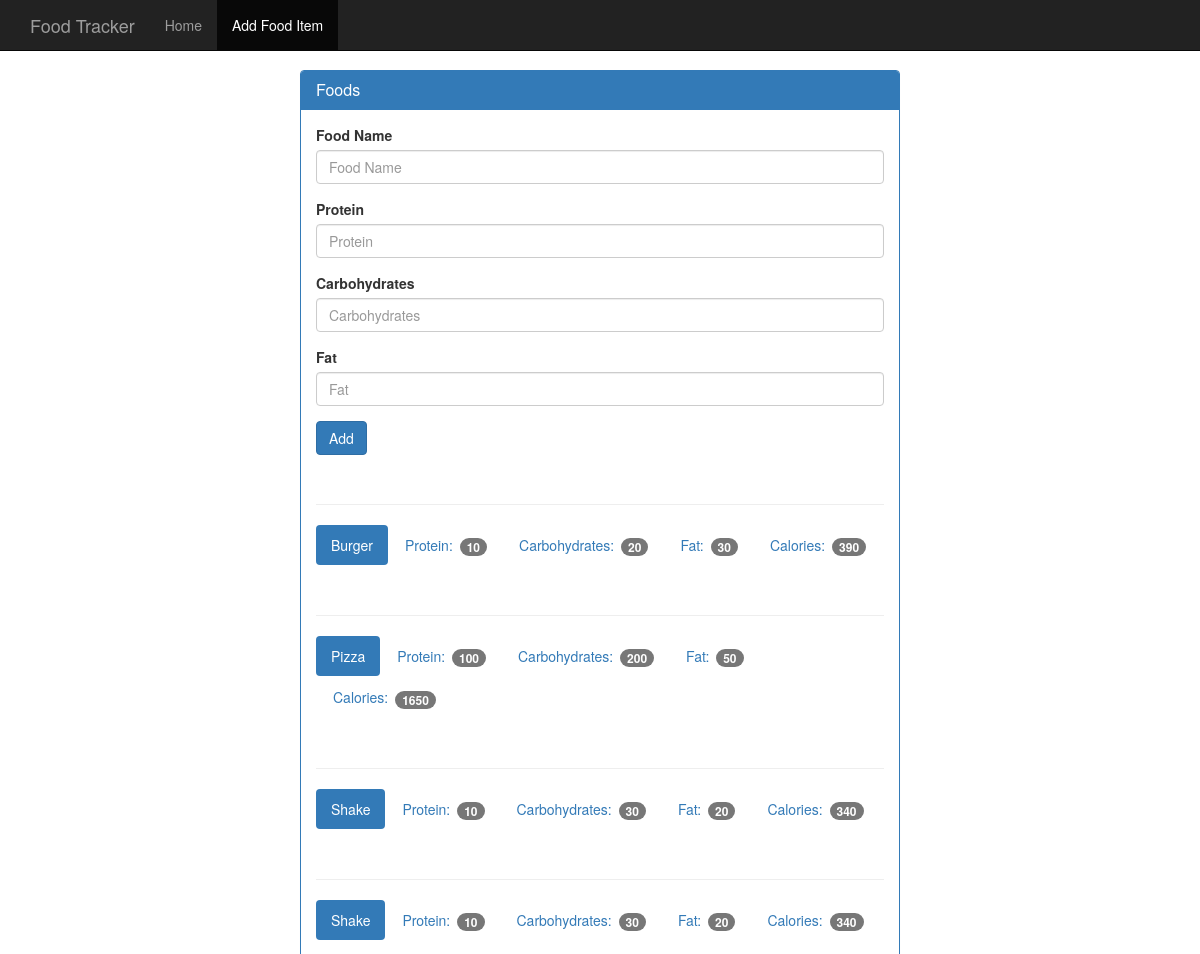
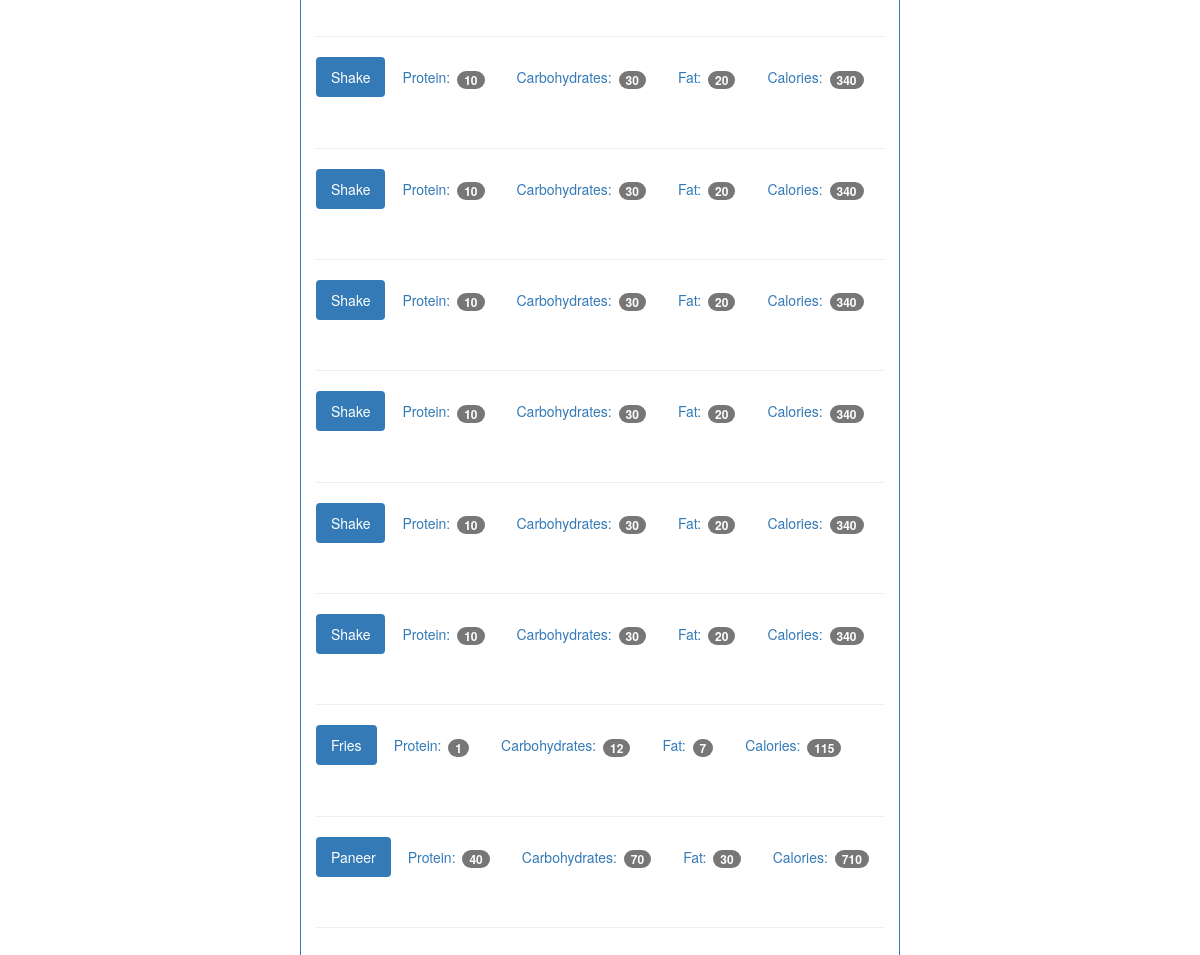
The app's page /food with its own data (2 pictures, top to bottom).
### tables this page shows
CREATE TABLE food (
    id integer primary key autoincrement,
    name text not null,
    protein integer not null,
    carbohydrates integer not null,
    fat integer not null,
    calories integer not null
);

### app.py (the view, shortened to what this page needs)
@app.route('/food', methods = ['GET', 'POST'])
def food():
    db= get_db()
    cur = db.execute('select name, protein, carbohydrates, fat, calories from food')
    results = cur.fetchall()
    return render_template('add_food.html', results=results)

### database.py (called while the page is built)
def connect_db():
    sql = sqlite3.connect('food_log.db')
    sql.row_factory = sqlite3.Row
    return sql

def get_db():
    if not hasattr(g, 'sqlite3_db'):
        g.sqlite_db = connect_db()
    return g.sqlite_db

### templates/add_food.html
{% extends "base.html" %}
{% block body %}
    <nav class="navbar navbar-inverse navbar-fixed-top">
      <div class="container">
        <div class="navbar-header">
          <a class="navbar-brand" href="{{ url_for('index')}}">Food Tracker</a>
        </div>
        <div id="navbar" class="navbar-collapse collapse">
          <ul class="nav navbar-nav">
            <li><a href="{{ url_for('index')}}">Home</a></li>
            <li class="active"><a href="{{ url_for('food')}}">Add Food Item</a></li>
          </ul>
        </div>
      </div>
    </nav>
    <div class="container theme-showcase col-sm-6 col-sm-offset-3" role="main">
      <div class="row">
        <div>
          <div class="panel panel-primary">
            <div class="panel-heading">
              <h3 class="panel-title">Foods</h3>
            </div>
            <div class="panel-body">
              <form method="POST" action="{{ url_for('food') }}">
                <div class="form-group">
                  <label for="food-name">Food Name</label>
                  <input type="text" class="form-control" id="food-name" name="food-name" placeholder="Food Name">
                </div>
                <div class="form-group">
                  <label for="protein">Protein</label>
                  <input type="number" class="form-control" id="protein" name="protein"  placeholder="Protein">
                </div>
                <div class="form-group">
                  <label for="carbohydrates">Carbohydrates</label>
                  <input type="number" class="form-control" id="carbohydrates" name="carbohydrates" placeholder="Carbohydrates">
                </div>
                <div class="form-group">
                  <label for="fat">Fat</label>
                  <input type="number" class="form-control" id="fat" name="fat" placeholder="Fat">
                </div>
                <button type="submit" class="btn btn-primary">Add</button>
              </form>
              <div class="page-header"></div>
              {% for food in results %}
              <ul class="nav nav-pills" role="tablist">
                <li class="active"><a>{{ food.name }}</a></li>
                <li><a>Protein: <span class="badge">{{ food.protein }}</span></a></li>
                <li><a>Carbohydrates: <span class="badge">{{ food.carbohydrates }}</span></a></li>
                <li><a>Fat: <span class="badge">{{ food.fat }}</span></a></li>
                <li><a>Calories: <span class="badge">{{ food.calories }}</span></a></li>
              </ul>
              <div class="page-header"></div>
              {% endfor %}
            </div>
          </div>
        </div>
      </div>
    </div>
{% endblock %}

### templates/base.html (shortened to what this page needs)
<!DOCTYPE html>
<html lang="en">
  <head>
    <link href="{{ url_for('static', filename = 'bootstrap.min.css') }}" rel="stylesheet">
    <link href="{{ url_for('static', filename = 'theme.css' )}}" rel="stylesheet">
  </head>
  <body>
    {% block body %}{% endblock %}
  </body>
</html>

### static/theme.css (style rules this page uses)
body { padding-top: 70px; padding-bottom: 30px; }

### records on screen
food: name "Burger", protein "10", carbohydrates "20", fat "30", calories "390"
food: name "Pizza", protein "100", carbohydrates "200", fat "50", calories "1650"
food: name "Shake", protein "10", carbohydrates "30", fat "20", calories "340"
food: name "Shake", protein "10", carbohydrates "30", fat "20", calories "340"
food: name "Shake", protein "10", carbohydrates "30", fat "20", calories "340"
food: name "Shake", protein "10", carbohydrates "30", fat "20", calories "340"
food: name "Shake", protein "10", carbohydrates "30", fat "20", calories "340"
food: name "Shake", protein "10", carbohydrates "30", fat "20", calories "340"
food: name "Shake", protein "10", carbohydrates "30", fat "20", calories "340"
food: name "Shake", protein "10", carbohydrates "30", fat "20", calories "340"
food: name "Fries", protein "1", carbohydrates "12", fat "7", calories "115"
food: name "Paneer", protein "40", carbohydrates "70", fat "30", calories "710"
